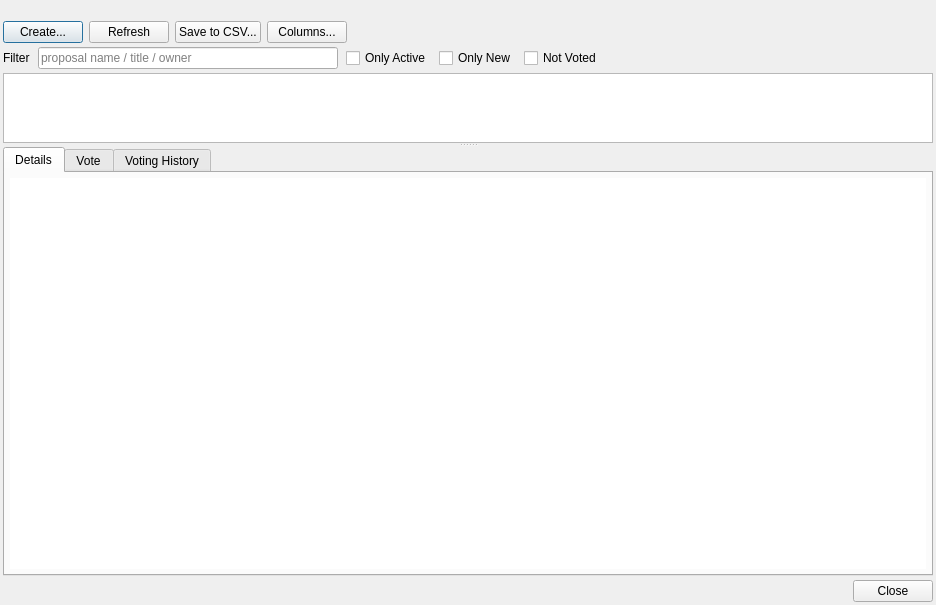
<?xml version="1.0" encoding="UTF-8"?>
<ui version="4.0">
 <class>ProposalsDlg</class>
 <widget class="QDialog" name="ProposalsDlg">
  <property name="geometry">
   <rect>
    <x>0</x>
    <y>0</y>
    <width>936</width>
    <height>605</height>
   </rect>
  </property>
  <property name="windowTitle">
   <string>Dialog</string>
  </property>
  <property name="modal">
   <bool>true</bool>
  </property>
  <layout class="QVBoxLayout" name="verticalLayout">
   <property name="spacing">
    <number>4</number>
   </property>
   <property name="leftMargin">
    <number>3</number>
   </property>
   <property name="topMargin">
    <number>3</number>
   </property>
   <property name="rightMargin">
    <number>3</number>
   </property>
   <property name="bottomMargin">
    <number>3</number>
   </property>
   <item>
    <widget class="QLabel" name="lblMessage">
     <property name="text">
      <string/>
     </property>
     <property name="wordWrap">
      <bool>true</bool>
     </property>
    </widget>
   </item>
   <item>
    <layout class="QHBoxLayout" name="horizontalLayout">
     <property name="spacing">
      <number>6</number>
     </property>
     <item>
      <widget class="QPushButton" name="btnCreateProposal">
       <property name="sizePolicy">
        <sizepolicy hsizetype="Maximum" vsizetype="Fixed">
         <horstretch>0</horstretch>
         <verstretch>0</verstretch>
        </sizepolicy>
       </property>
       <property name="text">
        <string>Create...</string>
       </property>
      </widget>
     </item>
     <item>
      <widget class="QPushButton" name="btnProposalsRefresh">
       <property name="sizePolicy">
        <sizepolicy hsizetype="Maximum" vsizetype="Fixed">
         <horstretch>0</horstretch>
         <verstretch>0</verstretch>
        </sizepolicy>
       </property>
       <property name="text">
        <string>Refresh</string>
       </property>
       <property name="autoDefault">
        <bool>false</bool>
       </property>
      </widget>
     </item>
     <item>
      <widget class="QPushButton" name="btnProposalsSaveToCSV">
       <property name="sizePolicy">
        <sizepolicy hsizetype="Maximum" vsizetype="Fixed">
         <horstretch>0</horstretch>
         <verstretch>0</verstretch>
        </sizepolicy>
       </property>
       <property name="text">
        <string>Save to CSV...</string>
       </property>
       <property name="autoDefault">
        <bool>false</bool>
       </property>
      </widget>
     </item>
     <item>
      <widget class="QPushButton" name="btnProposalsColumns">
       <property name="sizePolicy">
        <sizepolicy hsizetype="Maximum" vsizetype="Fixed">
         <horstretch>0</horstretch>
         <verstretch>0</verstretch>
        </sizepolicy>
       </property>
       <property name="text">
        <string>Columns...</string>
       </property>
       <property name="autoDefault">
        <bool>false</bool>
       </property>
      </widget>
     </item>
     <item>
      <widget class="QLabel" name="lblBudgetSummary">
       <property name="styleSheet">
        <string notr="true"/>
       </property>
       <property name="text">
        <string/>
       </property>
       <property name="wordWrap">
        <bool>true</bool>
       </property>
       <property name="openExternalLinks">
        <bool>true</bool>
       </property>
       <property name="textInteractionFlags">
        <set>Qt::LinksAccessibleByMouse|Qt::TextSelectableByMouse</set>
       </property>
      </widget>
     </item>
    </layout>
   </item>
   <item>
    <layout class="QHBoxLayout" name="layoutFilter">
     <property name="spacing">
      <number>8</number>
     </property>
     <item>
      <widget class="QLabel" name="lblProposalFilter">
       <property name="text">
        <string>Filter</string>
       </property>
      </widget>
     </item>
     <item>
      <widget class="QLineEdit" name="edtProposalFilter">
       <property name="sizePolicy">
        <sizepolicy hsizetype="Maximum" vsizetype="Fixed">
         <horstretch>0</horstretch>
         <verstretch>0</verstretch>
        </sizepolicy>
       </property>
       <property name="minimumSize">
        <size>
         <width>300</width>
         <height>0</height>
        </size>
       </property>
       <property name="placeholderText">
        <string>proposal name / title / owner</string>
       </property>
       <property name="clearButtonEnabled">
        <bool>true</bool>
       </property>
      </widget>
     </item>
     <item>
      <widget class="QCheckBox" name="chb_only_active">
       <property name="text">
        <string>Only Active</string>
       </property>
      </widget>
     </item>
     <item>
      <widget class="QCheckBox" name="chb_only_new">
       <property name="toolTip">
        <string>Show only new proposals</string>
       </property>
       <property name="text">
        <string>Only New</string>
       </property>
      </widget>
     </item>
     <item>
      <widget class="QCheckBox" name="chb_not_voted">
       <property name="toolTip">
        <string>Show only proposals for which I did not vote</string>
       </property>
       <property name="text">
        <string>Not Voted</string>
       </property>
      </widget>
     </item>
     <item>
      <spacer name="hsFilter">
       <property name="orientation">
        <enum>Qt::Horizontal</enum>
       </property>
       <property name="sizeHint" stdset="0">
        <size>
         <width>40</width>
         <height>20</height>
        </size>
       </property>
      </spacer>
     </item>
    </layout>
   </item>
   <item>
    <widget class="QSplitter" name="detailsSplitter">
     <property name="orientation">
      <enum>Qt::Vertical</enum>
     </property>
     <widget class="QTableView" name="propsView">
      <property name="styleSheet">
       <string notr="true">QTableView{
  gridline-color: lightgray
}</string>
      </property>
      <property name="sizeAdjustPolicy">
       <enum>QAbstractScrollArea::AdjustToContentsOnFirstShow</enum>
      </property>
      <property name="editTriggers">
       <set>QAbstractItemView::AnyKeyPressed|QAbstractItemView::CurrentChanged|QAbstractItemView::DoubleClicked|QAbstractItemView::EditKeyPressed</set>
      </property>
      <property name="alternatingRowColors">
       <bool>false</bool>
      </property>
      <property name="selectionMode">
       <enum>QAbstractItemView::ExtendedSelection</enum>
      </property>
      <property name="selectionBehavior">
       <enum>QAbstractItemView::SelectRows</enum>
      </property>
      <property name="showGrid">
       <bool>true</bool>
      </property>
      <property name="sortingEnabled">
       <bool>true</bool>
      </property>
      <attribute name="verticalHeaderVisible">
       <bool>true</bool>
      </attribute>
      <attribute name="verticalHeaderCascadingSectionResizes">
       <bool>false</bool>
      </attribute>
      <attribute name="verticalHeaderHighlightSections">
       <bool>false</bool>
      </attribute>
     </widget>
     <widget class="QTabWidget" name="tabsDetails">
      <property name="currentIndex">
       <number>0</number>
      </property>
      <widget class="QWidget" name="tabDetails">
       <property name="styleSheet">
        <string notr="true"/>
       </property>
       <attribute name="title">
        <string>Details</string>
       </attribute>
       <layout class="QVBoxLayout" name="verticalLayout_2">
        <property name="sizeConstraint">
         <enum>QLayout::SetDefaultConstraint</enum>
        </property>
        <property name="leftMargin">
         <number>5</number>
        </property>
        <property name="topMargin">
         <number>5</number>
        </property>
        <property name="rightMargin">
         <number>5</number>
        </property>
        <property name="bottomMargin">
         <number>5</number>
        </property>
        <item>
         <widget class="QTextBrowser" name="edtDetails">
          <property name="frameShape">
           <enum>QFrame::NoFrame</enum>
          </property>
          <property name="frameShadow">
           <enum>QFrame::Plain</enum>
          </property>
          <property name="acceptRichText">
           <bool>false</bool>
          </property>
          <property name="openExternalLinks">
           <bool>true</bool>
          </property>
         </widget>
        </item>
       </layout>
      </widget>
      <widget class="QWidget" name="tabVoting">
       <attribute name="title">
        <string>Vote</string>
       </attribute>
       <layout class="QVBoxLayout" name="verticalLayout_5">
        <property name="leftMargin">
         <number>5</number>
        </property>
        <property name="topMargin">
         <number>8</number>
        </property>
        <property name="rightMargin">
         <number>5</number>
        </property>
        <property name="bottomMargin">
         <number>5</number>
        </property>
        <item>
         <widget class="QScrollArea" name="scrollAreaVoting">
          <property name="frameShape">
           <enum>QFrame::NoFrame</enum>
          </property>
          <property name="widgetResizable">
           <bool>true</bool>
          </property>
          <widget class="QWidget" name="scrollAreaVotingContents">
           <property name="geometry">
            <rect>
             <x>0</x>
             <y>0</y>
             <width>916</width>
             <height>369</height>
            </rect>
           </property>
           <layout class="QVBoxLayout" name="verticalLayout_3">
            <item>
             <layout class="QGridLayout" name="layoutUserVoting">
              <item row="0" column="2">
               <widget class="QPushButton" name="btnVoteNoForAll">
                <property name="toolTip">
                 <string>Vote No for all masternodes.</string>
                </property>
                <property name="text">
                 <string>No For All</string>
                </property>
                <property name="autoDefault">
                 <bool>false</bool>
                </property>
               </widget>
              </item>
              <item row="0" column="3">
               <widget class="QPushButton" name="btnVoteAbstainForAll">
                <property name="toolTip">
                 <string>Vote Abstain for all masternodes.</string>
                </property>
                <property name="text">
                 <string>Abstain For All</string>
                </property>
                <property name="autoDefault">
                 <bool>false</bool>
                </property>
               </widget>
              </item>
              <item row="0" column="0">
               <widget class="QLabel" name="label_3">
                <property name="text">
                 <string/>
                </property>
                <property name="alignment">
                 <set>Qt::AlignRight|Qt::AlignTrailing|Qt::AlignVCenter</set>
                </property>
               </widget>
              </item>
              <item row="0" column="1">
               <widget class="QPushButton" name="btnVoteYesForAll">
                <property name="toolTip">
                 <string>Vote Yes for all masternodes.</string>
                </property>
                <property name="text">
                 <string>Yes For All</string>
                </property>
                <property name="autoDefault">
                 <bool>false</bool>
                </property>
               </widget>
              </item>
              <item row="0" column="4">
               <widget class="QLabel" name="label_4">
                <property name="text">
                 <string/>
                </property>
               </widget>
              </item>
              <item row="0" column="5">
               <spacer name="horizontalSpacer_7">
                <property name="orientation">
                 <enum>Qt::Horizontal</enum>
                </property>
                <property name="sizeHint" stdset="0">
                 <size>
                  <width>40</width>
                  <height>20</height>
                 </size>
                </property>
               </spacer>
              </item>
             </layout>
            </item>
            <item>
             <spacer name="verticalSpacer_2">
              <property name="orientation">
               <enum>Qt::Vertical</enum>
              </property>
              <property name="sizeHint" stdset="0">
               <size>
                <width>20</width>
                <height>40</height>
               </size>
              </property>
             </spacer>
            </item>
           </layout>
          </widget>
         </widget>
        </item>
       </layout>
      </widget>
      <widget class="QWidget" name="tabVoteList">
       <attribute name="title">
        <string>Voting History</string>
       </attribute>
       <layout class="QVBoxLayout" name="verticalLayout_4">
        <item>
         <widget class="QSplitter" name="votesSplitter">
          <property name="sizePolicy">
           <sizepolicy hsizetype="Expanding" vsizetype="Preferred">
            <horstretch>0</horstretch>
            <verstretch>0</verstretch>
           </sizepolicy>
          </property>
          <property name="orientation">
           <enum>Qt::Horizontal</enum>
          </property>
          <widget class="QWidget" name="layoutWidget">
           <layout class="QVBoxLayout" name="layoutVotesView">
            <property name="spacing">
             <number>2</number>
            </property>
            <item>
             <layout class="QHBoxLayout" name="horizontalLayout_2">
              <property name="spacing">
               <number>8</number>
              </property>
              <item>
               <widget class="QPushButton" name="btnVotesRefresh">
                <property name="toolTip">
                 <string>Reads new votes from the Gewel network</string>
                </property>
                <property name="text">
                 <string>Refresh</string>
                </property>
                <property name="autoDefault">
                 <bool>false</bool>
                </property>
               </widget>
              </item>
              <item>
               <widget class="QPushButton" name="btnVotesSaveToCSV">
                <property name="text">
                 <string>Save to CSV...</string>
                </property>
                <property name="autoDefault">
                 <bool>false</bool>
                </property>
               </widget>
              </item>
              <item>
               <widget class="QCheckBox" name="chbOnlyMyVotes">
                <property name="toolTip">
                 <string/>
                </property>
                <property name="text">
                 <string>Show my votes only</string>
                </property>
               </widget>
              </item>
              <item>
               <spacer name="horizontalSpacer_2">
                <property name="orientation">
                 <enum>Qt::Horizontal</enum>
                </property>
                <property name="sizeHint" stdset="0">
                 <size>
                  <width>40</width>
                  <height>20</height>
                 </size>
                </property>
               </spacer>
              </item>
             </layout>
            </item>
            <item>
             <layout class="QHBoxLayout" name="layoutVotesViewFilter">
              <property name="spacing">
               <number>8</number>
              </property>
              <item>
               <widget class="QLabel" name="label_2">
                <property name="text">
                 <string>Filter:</string>
                </property>
               </widget>
              </item>
              <item>
               <widget class="QLineEdit" name="edtVotesViewFilter"/>
              </item>
              <item>
               <widget class="QPushButton" name="btnApplyVotesViewFilter">
                <property name="text">
                 <string>Apply</string>
                </property>
                <property name="autoDefault">
                 <bool>false</bool>
                </property>
               </widget>
              </item>
             </layout>
            </item>
            <item>
             <widget class="QTableView" name="votesView">
              <property name="sizePolicy">
               <sizepolicy hsizetype="Expanding" vsizetype="Expanding">
                <horstretch>0</horstretch>
                <verstretch>0</verstretch>
               </sizepolicy>
              </property>
              <attribute name="verticalHeaderVisible">
               <bool>false</bool>
              </attribute>
             </widget>
            </item>
           </layout>
          </widget>
          <widget class="QWidget" name="verticalLayoutWidget">
           <layout class="QVBoxLayout" name="layoutVotesChart">
            <item>
             <layout class="QHBoxLayout" name="horizontalLayout_3">
              <item>
               <widget class="QRadioButton" name="rbVotesChartIncremental">
                <property name="text">
                 <string>Votes by date (incremental)</string>
                </property>
                <property name="checked">
                 <bool>true</bool>
                </property>
               </widget>
              </item>
              <item>
               <widget class="QRadioButton" name="rbVotesChartFinal">
                <property name="text">
                 <string>Votes summary</string>
                </property>
               </widget>
              </item>
              <item>
               <widget class="QRadioButton" name="rbVotesChartChanges">
                <property name="text">
                 <string>Vote changes by date</string>
                </property>
               </widget>
              </item>
              <item>
               <spacer name="horizontalSpacer_8">
                <property name="orientation">
                 <enum>Qt::Horizontal</enum>
                </property>
                <property name="sizeHint" stdset="0">
                 <size>
                  <width>40</width>
                  <height>20</height>
                 </size>
                </property>
               </spacer>
              </item>
             </layout>
            </item>
           </layout>
          </widget>
         </widget>
        </item>
       </layout>
      </widget>
     </widget>
    </widget>
   </item>
   <item>
    <widget class="QDialogButtonBox" name="buttonBox">
     <property name="standardButtons">
      <set>QDialogButtonBox::Close</set>
     </property>
    </widget>
   </item>
  </layout>
 </widget>
 <resources/>
 <connections/>
</ui>
